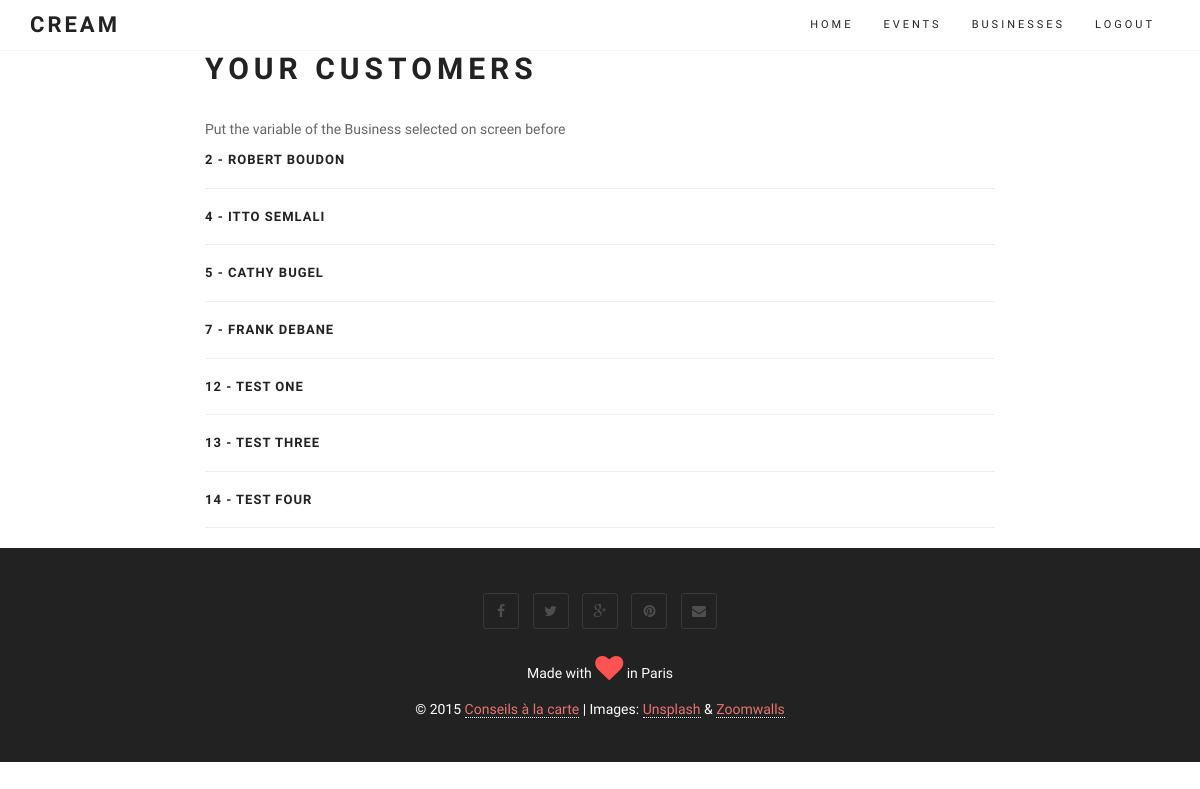
The page /customer/1/ (signed in) on the database as committed earlier.
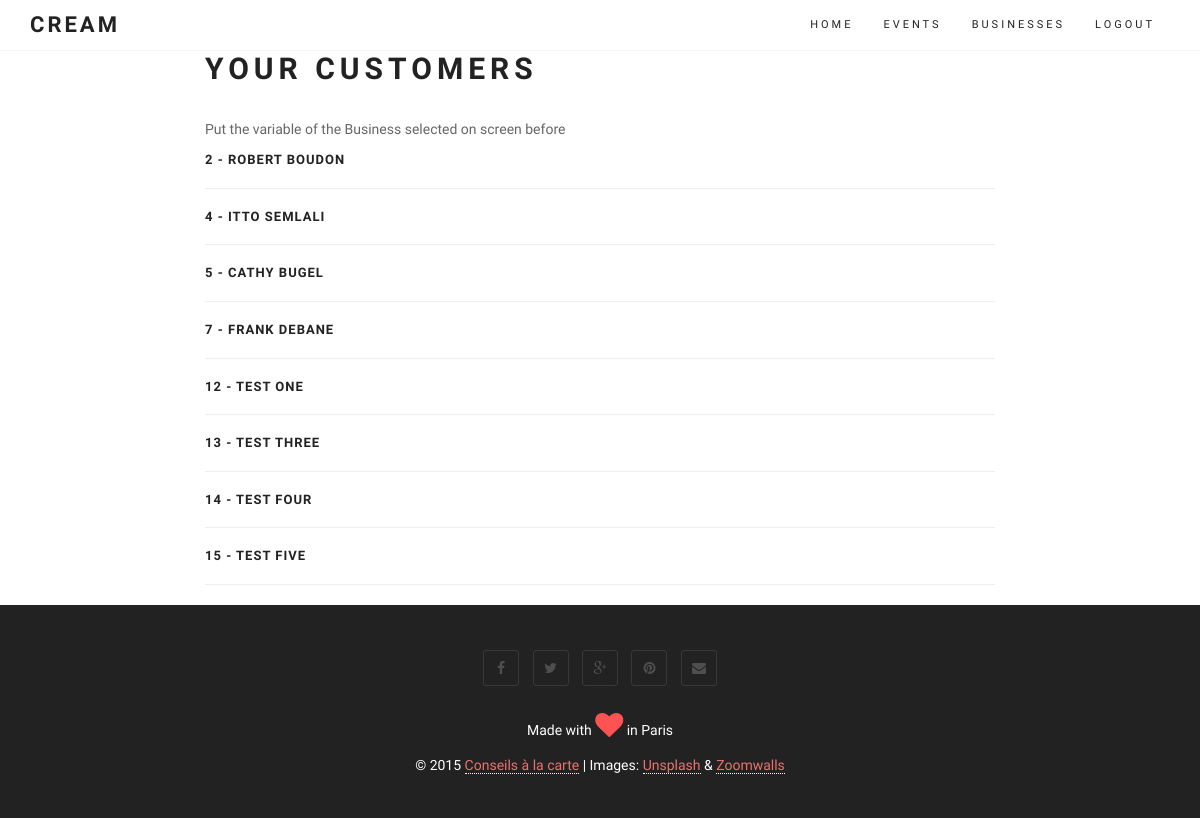
The same page on the database as committed later.
### core/models.py (models this page shows)
class Customer(models.Model):
	user = models.ForeignKey(User)
	business = models.ForeignKey(Business) # could we make it multiple values
	kind = models.IntegerField(choices=CUSTOMER_KIND, null=True, blank=True)
	status = models.IntegerField(choices=CUSTOMER_STATUS, null=True, blank=True)
	fullname = models.CharField(max_length=100, null=True, blank=True)
	telephone = models.CharField(max_length=20, null=True, blank=True)
	email = models.CharField(max_length=100, null=True, blank=True)
 	created_at = models.DateTimeField(auto_now_add=True)
 	def __unicode__(self):
 		return self.fullname #+ ' - ' + str(self.bus_c) + ' - ' + str(self.fullname)
 	def get_absolute_url(self):
 	 	return reverse (viewname="customer_list", args=[self.id])

### core/views.py (the view)
# urls.py: url(r'customer/(?P<pk>\d+)/$', login_required(coreviews.CustomerListView.as_view()), name = 'customer_list'),
class CustomerListView(ListView):
	model = coremodels.Customer
	template_name = "customer/list.html"
	def get_queryset(self):
		return coremodels.Customer.objects.filter(user=self.request.user,business=self.kwargs['pk'])

### templates/customer/list.html (shortened to what this page needs)
{% extends "base/theme.html" %}
{% block content %}
<div class="row main-content">
	<div class="col-md-2"></div>
	<div class="col-md-8">
	<h2>Your Customers</h2>
Put the variable of the Business selected on screen before<p>
		{% for customer in object_list %}
		<div class="row">
	 		<div class="col-md-12">
			<h3>{{ customer.id }} - {{ customer.fullname }}</h3>
			<hr></div>
		</div>
		{% endfor %}
	</div>
	<div class="col-md-2"></div>
</div>
{% endblock %}

Rows that differ between the two databases and show on the page:
added Customer: id "15", fullname "TEST FIVE"
